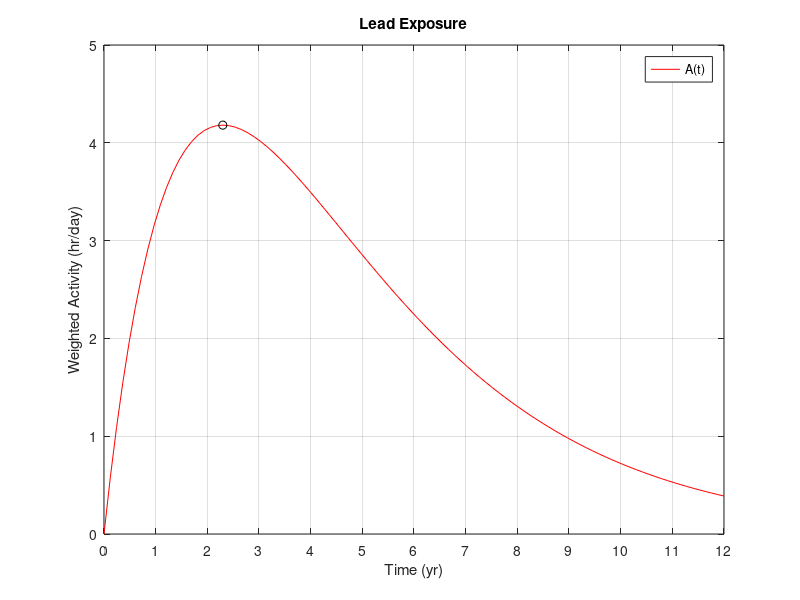

Source code (MATLAB):
clear				% Clear previous definitions
figure(101)           % Assign figure number
clf                 % Clear previous figures
hold off            % Start with fresh graph

t = linspace(0,12,100); 
A = -(500*exp(-(14*t)/25))/23 + (500*exp(-(33*t)/100))/23;
plot(t,A,'r');

grid on
hold on

plot(2.299322301, 4.180705651, 'ko');

xticks(0:1:12);
xlabel('Time (yr)');
ylabel('Weighted Activity (hr/day)');
title('Lead Exposure');
legend({'A(t)'},'Location','northeast')